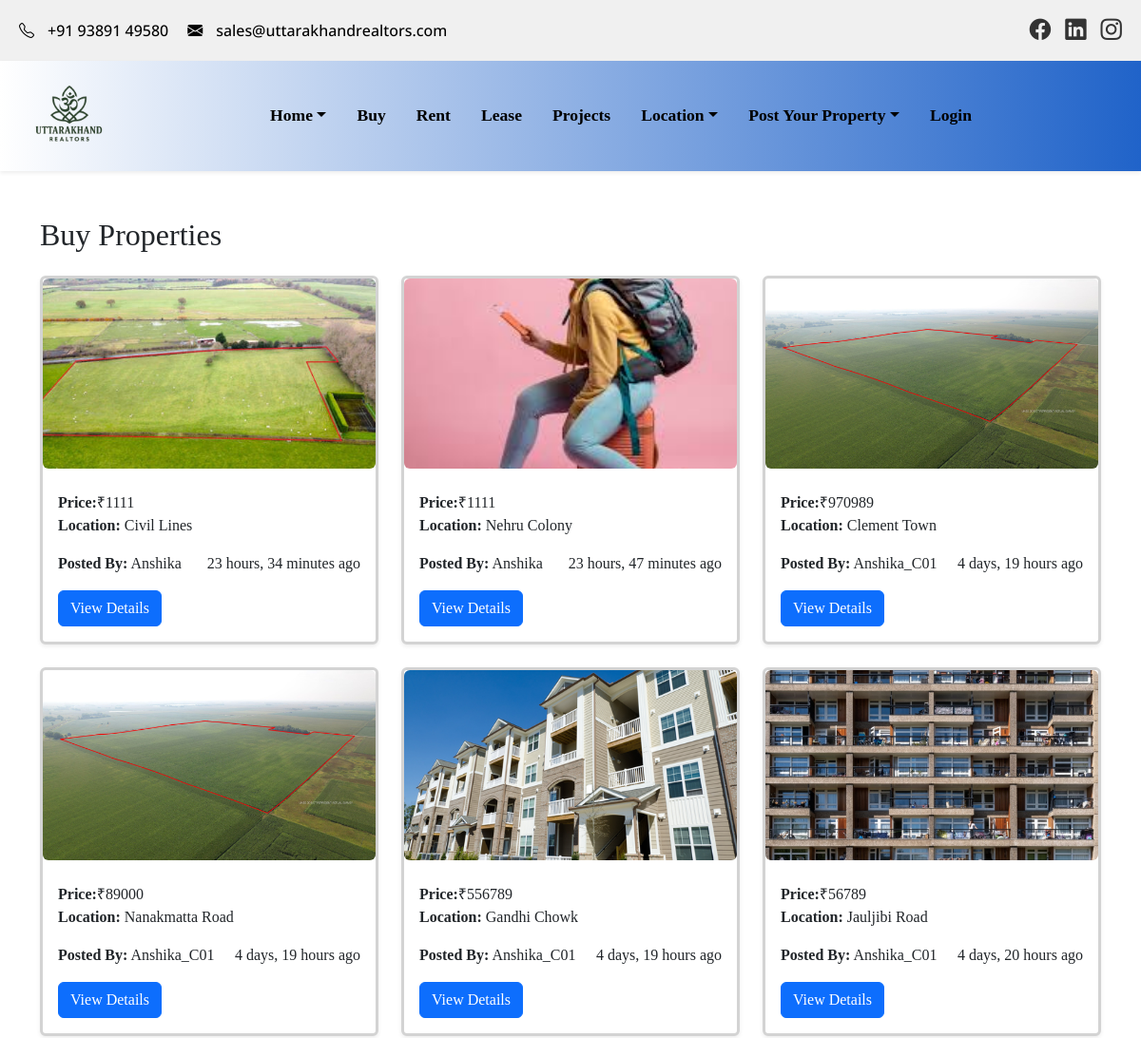
The page /buy/ (upper part) on the database as committed earlier.
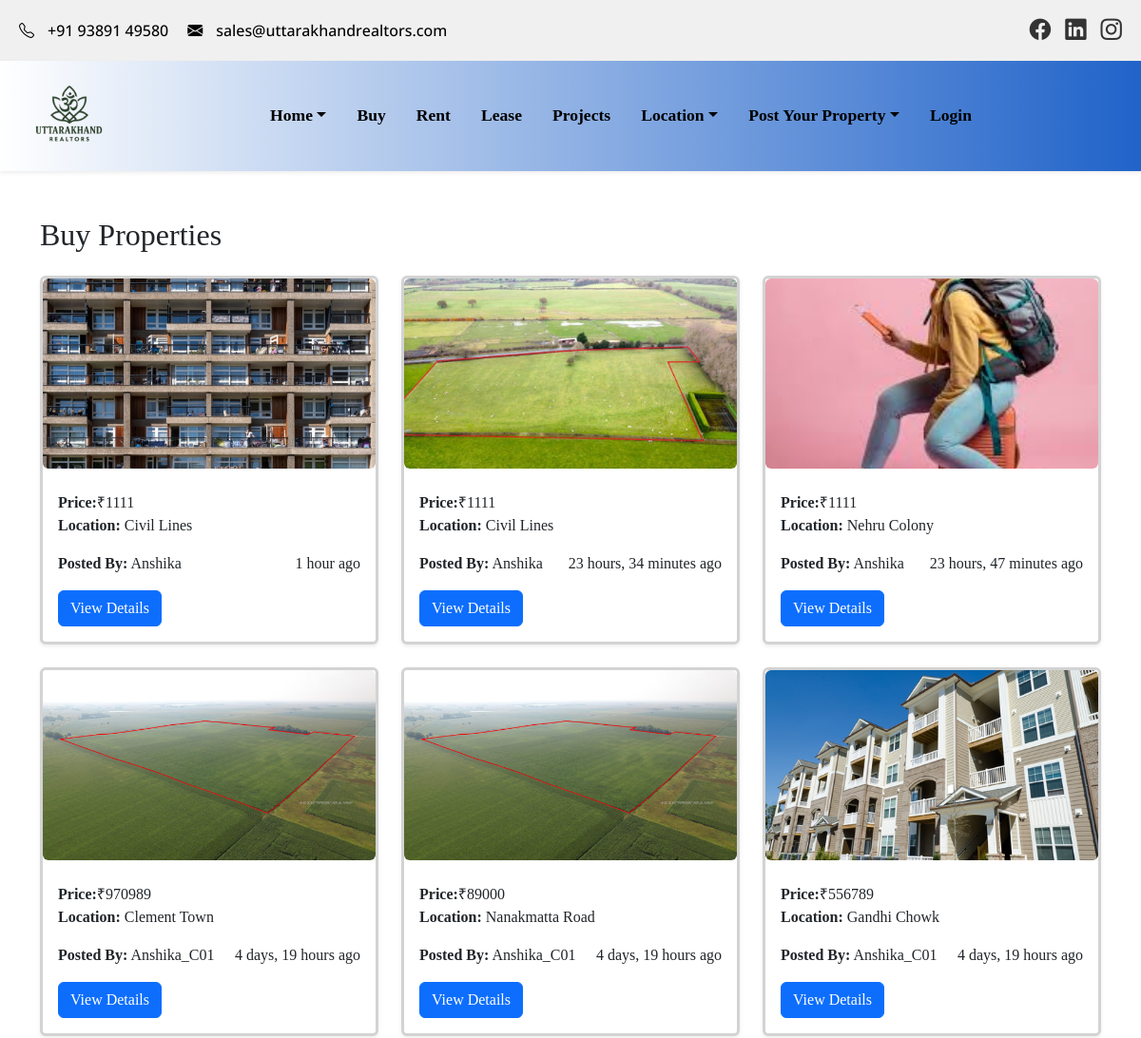
The same page on the database as committed later.
### my_app/models.py (models this page shows, shortened)
class Property(models.Model):
    purpose = models.ForeignKey(Purpose, on_delete=models.SET_NULL, null=True)
    property_type = models.ForeignKey(PropertyType, on_delete=models.SET_NULL, null=True)
    city = models.ForeignKey(City, on_delete=models.SET_NULL, null=True)
    location = models.ForeignKey(Location, on_delete=models.SET_NULL, null=True)
    price = models.PositiveIntegerField()
    area = models.PositiveIntegerField(null=True, blank=True)  # in sq.ft
    description = models.TextField(max_length=1000)
    facing = models.CharField(max_length=50, null=True, blank=True)
    ownership = models.CharField(max_length=100, null=True, blank=True)
    transaction_type = models.CharField(max_length=100, null=True, blank=True)
    agent_phone = models.CharField(max_length=15, null=True, blank=True)
    brochure = models.FileField(upload_to='property/brochures/', null=True, blank=True)
    posted_on = models.DateTimeField(auto_now_add=True)
    posted_by = models.ForeignKey(User, on_delete=models.SET_NULL, null=True, blank=True)
    is_approved = models.BooleanField(default=False)

class PropertyImage(models.Model):
    property = models.ForeignKey(Property, related_name='images', on_delete=models.CASCADE)
    image = models.ImageField(upload_to='property_images/')

class Location(models.Model):
    name = models.CharField(max_length=100)
    city = models.ForeignKey(City, on_delete=models.CASCADE, related_name='locations')

### my_app/views.py (the view)
# urls.py: path('buy/', views.buy_properties, name='buy_properties'),
def buy_properties(request):
    try:
        sell_purpose = Purpose.objects.get(name__iexact="Sell")
        properties = Property.objects.filter(purpose=sell_purpose, is_approved=True).prefetch_related('images').order_by('-id')
    except Purpose.DoesNotExist:
        properties = Property.objects.none()
    return render(request, 'buy.html', {'properties': properties})

### my_app/templates/buy.html (shortened to what this page needs)
{% extends 'common.html' %}
{% block content %}
  <div class="container py-5">
    <h2 class="mb-4">Buy Properties</h2>
    <div class="row">
      {% for property in properties %}
        <div class="col-md-4 mb-4">
          <div class="card h-100 shadow-sm " style="border: 3px solid lightgray;">
            {% if property.images.all %}
              <img src="{{ property.images.all.0.image.url }}" class="img rounded " style="height: 200px; object-fit: cover;" alt="Property Image" />
            {% else %}
              <img src="https://via.placeholder.com/400x300?text=No+Image" class="img-fluid rounded" alt="No image available" />
            {% endif %}
            <div class="card-body">
              <p class="card-text mb-0">
                <strong>Price:</strong>₹{{ property.price }}
              </p>
              <p class="card-text mt-0">
                <strong>Location:</strong> {{ property.location.name }}
              </p>
              <div class="d-flex justify-content-between">
                <p>
                  <strong>Posted By:</strong>
                  {% if property.posted_by %}
                    {{ property.posted_by.username }}
                  {% else %}
                    Admin
                  {% endif %}
                </p>
                <p>{{ property.posted_on|timesince }} ago</p>
              </div>
              <a href="{% url 'property_detail' property.pk %}" class="btn btn-primary">View Details</a>
            </div>
          </div>
        </div>
      {% empty %}
        <p class="text-muted">No properties available for buying at the moment.</p>
      {% endfor %}
    </div>
  </div>
{% endblock %}

Rows that differ between the two databases and show on the page:
no longer on this page (row unchanged): Property: images.all.0.image (picture), price "56789", location.name "Jauljibi Road", posted_by.username "Anshika_C01", posted_on "4 days, 20 hours"
added Property: images.all.0.image (picture), price "1111", location.name "Civil Lines", posted_by.username "Anshika", posted_on "1 hour"
